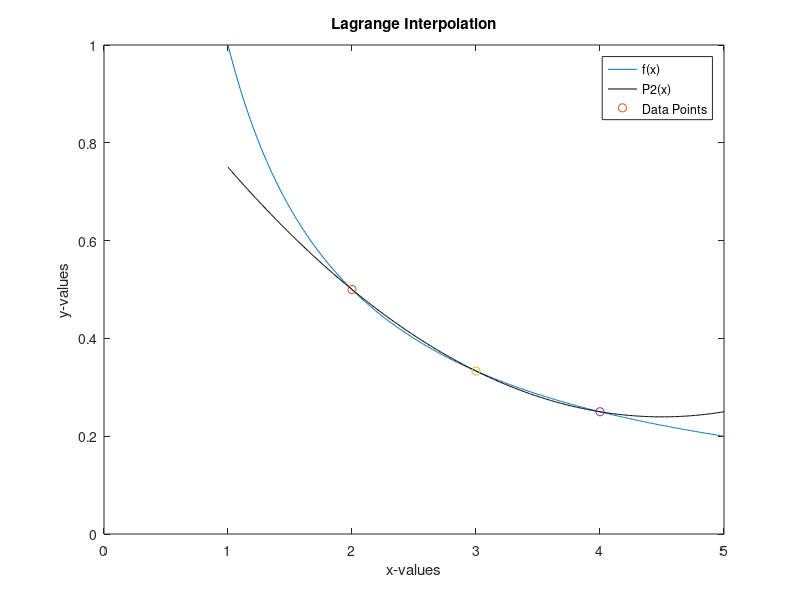

Write the MATLAB code that produced this figure.
x=1:.01:5;
f=@(x) (1./x);

x0=2; yo=f(x0);
x1=3; y1=f(x1);
x2=4; y2=f(x2);

L20=@(x) (((x-x1).*(x-x2))/((x0-x1).*(x0-x2)));
L21=@(x) (((x-x0).*(x-x2))/((x1-x0).*(x1-x2)));
L22=@(x) (((x-x0).*(x-x1))/((x2-x0).*(x2-x1)));

P2=@(x) ((yo.*L20(x))+(y1.*L21(x))+(y2.*L22(x)));

plot(x,f(x),x,P2(x),'k')
hold on 
plot(x0,f(x0),'o')
hold on
plot(x1,f(x1),'o')
hold on
plot(x2,f(x2),'o')
xlabel('x-values')
ylabel('y-values')
title('Lagrange Interpolation')
legend('f(x)','P2(x)','Data Points')
axis([0 5 0 1])


